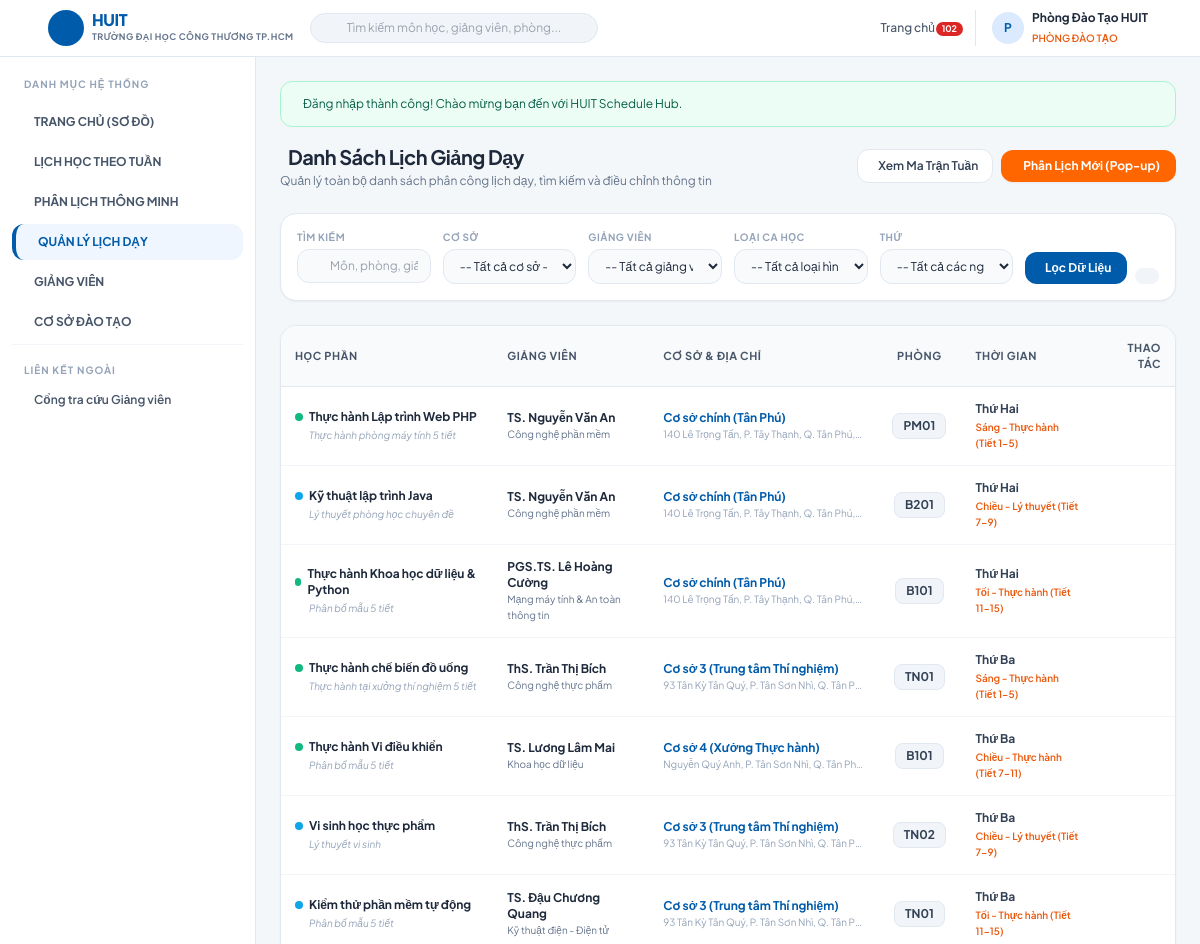
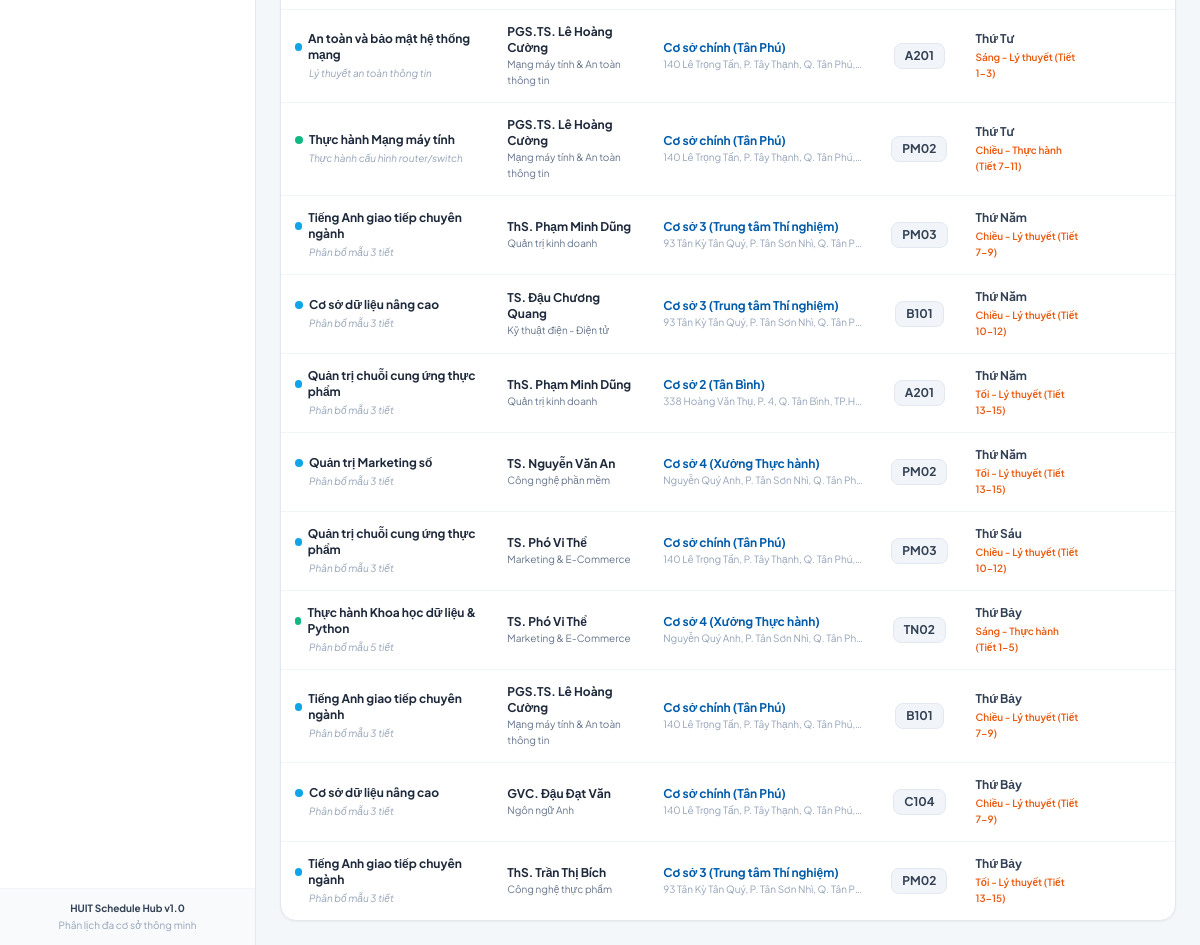
/schedules (signed in), run on the app's committed database (2 pictures, top to bottom).
### tables this page shows
CREATE TABLE `schedules` (
  `id` int NOT NULL AUTO_INCREMENT,
  `teacher_id` int NOT NULL,
  `branch_id` int NOT NULL,
  `subject_name` varchar(255) NOT NULL,
  `room` varchar(50) NOT NULL,
  `day_of_week` tinyint NOT NULL COMMENT '2: Thu 2, 3: Thu 3, ..., 8: Chu Nhat',
  `shift_or_periods` varchar(100) NOT NULL COMMENT 'Vi du: Sang (Tiet 1-3), Chieu (Tiet 7-9)',
  `class_type` varchar(20) DEFAULT 'theory',
  `period_start` tinyint DEFAULT '1',
  `period_end` tinyint DEFAULT '3',
  `session_time` varchar(20) NOT NULL DEFAULT 'morning' COMMENT 'morning, afternoon, evening',
  `notes` text,
  `created_at` timestamp NULL DEFAULT CURRENT_TIMESTAMP,
  PRIMARY KEY (`id`),
  KEY `fk_schedule_teacher` (`teacher_id`),
  KEY `fk_schedule_branch` (`branch_id`),
  CONSTRAINT `fk_schedule_branch` FOREIGN KEY (`branch_id`) REFERENCES `branches` (`id`) ON DELETE CASCADE,
  CONSTRAINT `fk_schedule_teacher` FOREIGN KEY (`teacher_id`) REFERENCES `teachers` (`id`) ON DELETE CASCADE
);

CREATE TABLE `teachers` (
  `id` int NOT NULL AUTO_INCREMENT,
  `full_name` varchar(255) NOT NULL,
  `email` varchar(255) NOT NULL,
  `phone` varchar(50) NOT NULL,
  `expertise` varchar(255) NOT NULL,
  `password` varchar(255) NOT NULL,
  `created_at` timestamp NULL DEFAULT CURRENT_TIMESTAMP,
  PRIMARY KEY (`id`),
  UNIQUE KEY `email` (`email`)
);

CREATE TABLE `branches` (
  `id` int NOT NULL AUTO_INCREMENT,
  `branch_name` varchar(255) NOT NULL,
  `address` varchar(255) NOT NULL,
  `created_at` timestamp NULL DEFAULT CURRENT_TIMESTAMP,
  PRIMARY KEY (`id`)
);

### views/schedules/index.php (the view, shortened to what the rows shown need)
<?php
$dayNames = [
    2 => 'Thứ Hai',
    3 => 'Thứ Ba',
    4 => 'Thứ Tư',
    5 => 'Thứ Năm',
    6 => 'Thứ Sáu',
    7 => 'Thứ Bảy',
    8 => 'Chủ Nhật'
];
?>
<div class="space-y-6">
    <div class="flex flex-col sm:flex-row sm:items-center sm:justify-between gap-4">
        <div>
            <h1 class="text-xl font-bold text-slate-800 tracking-tight flex items-center space-x-2">
                <span>Danh Sách Lịch Giảng Dạy</span>
            </h1>
            <p class="text-xs text-slate-500 mt-0.5">Quản lý toàn bộ danh sách phân công lịch dạy, tìm kiếm và điều chỉnh thông tin</p>
        </div>
        <div class="flex items-center space-x-2">
            <a href="/timetable" class="inline-flex items-center space-x-1.5 px-3.5 py-2 bg-white border border-slate-200 hover:bg-slate-50 text-slate-700 font-semibold text-xs rounded-xl shadow-xs transition">
                <span>Xem Ma Trận Tuần</span>
            </a>
            <button type="button" onclick="openCreateScheduleModal()" class="inline-flex items-center space-x-1.5 px-4 py-2 bg-huit-orange hover:bg-huit-orangeHover text-white font-bold text-xs rounded-xl shadow-sm transition">
                <span>Phân Lịch Mới (Pop-up)</span>
            </button>
        </div>
    </div>
    <div class="bg-white p-4 rounded-2xl border border-slate-200 shadow-sm">
        <form method="GET" action="/schedules" class="grid grid-cols-1 sm:grid-cols-2 md:grid-cols-6 gap-3">
            <div>
                <label class="block text-[10px] font-bold text-slate-400 uppercase tracking-wider mb-1">Tìm kiếm</label>
                <div class="relative">
                    <span class="absolute inset-y-0 left-0 pl-3 flex items-center pointer-events-none text-slate-400">
                    </span>
                    <input type="text" name="keyword" value="<?= htmlspecialchars($filters['keyword'] ?? '') ?>"
                        placeholder="Môn, phòng, giảng viên..."
                        class="w-full pl-8 pr-3 py-2 text-xs bg-slate-50 border border-slate-200 rounded-xl focus:outline-none focus:ring-2 focus:ring-huit-header">
                </div>
            </div>
            <div>
                <label class="block text-[10px] font-bold text-slate-400 uppercase tracking-wider mb-1">Cơ sở</label>
                <select name="branch_id" class="w-full py-2 px-3 text-xs bg-slate-50 border border-slate-200 rounded-xl focus:outline-none focus:ring-2 focus:ring-huit-header">
                    <option value="">-- Tất cả cơ sở --</option>
                </select>
            </div>
            <div>
                <label class="block text-[10px] font-bold text-slate-400 uppercase tracking-wider mb-1">Giảng viên</label>
                <select name="teacher_id" class="w-full py-2 px-3 text-xs bg-slate-50 border border-slate-200 rounded-xl focus:outline-none focus:ring-2 focus:ring-huit-header">
                    <option value="">-- Tất cả giảng viên --</option>
                </select>
            </div>
            <div>
                <label class="block text-[10px] font-bold text-slate-400 uppercase tracking-wider mb-1">Loại ca học</label>
                <select name="class_type" class="w-full py-2 px-3 text-xs bg-slate-50 border border-slate-200 rounded-xl focus:outline-none focus:ring-2 focus:ring-huit-header">
                    <option value="">-- Tất cả loại hình --</option>
                </select>
            </div>
            <div>
                <label class="block text-[10px] font-bold text-slate-400 uppercase tracking-wider mb-1">Thứ</label>
                <select name="day_of_week" class="w-full py-2 px-3 text-xs bg-slate-50 border border-slate-200 rounded-xl focus:outline-none focus:ring-2 focus:ring-huit-header">
                    <option value="">-- Tất cả các ngày --</option>
                </select>
            </div>
            <div class="flex items-end space-x-2">
                <button type="submit" class="flex-1 py-2 px-3 bg-huit-header hover:bg-blue-800 text-white text-xs font-bold rounded-xl transition flex items-center justify-center space-x-1 shadow-xs">
                    <span>Lọc Dữ Liệu</span>
                </button>
                <a href="/schedules" class="py-2 px-3 bg-slate-100 hover:bg-slate-200 text-slate-600 text-xs font-semibold rounded-xl transition flex items-center justify-center" title="Làm mới">
                </a>
            </div>
        </form>
    </div>
    <div class="bg-white rounded-2xl border border-slate-200 shadow-sm overflow-hidden">
        <div class="overflow-x-auto">
            <table class="w-full text-left text-xs border-collapse">
                <thead>
                    <tr class="bg-slate-50 border-b border-slate-200 text-slate-600 font-bold uppercase tracking-wider text-[11px]">
                        <th class="p-3.5">Học Phần</th>
                        <th class="p-3.5">Giảng Viên</th>
                        <th class="p-3.5">Cơ Sở & Địa Chỉ</th>
                        <th class="p-3.5 text-center">Phòng</th>
                        <th class="p-3.5">Thời Gian</th>
                        <th class="p-3.5 text-right">Thao Tác</th>
                    </tr>
                </thead>
                <tbody class="divide-y divide-slate-100">
                    <?php if (empty($schedules)): ?>
                        <tr>
                            <td colspan="6" class="p-8 text-center text-slate-400">
                                <i class="ti ti-calendar-off text-3xl block mb-2 text-slate-300"></i>
                                Không tìm thấy lịch giảng dạy nào phù hợp.
                            </td>
                        </tr>
                    <?php else: ?>
                        <?php foreach ($schedules as $s):
                            $isPractice = stripos($s['subject_name'], 'thực hành') !== false
                                       || stripos($s['subject_name'], 'lab') !== false
                                       || stripos($s['subject_name'], 'web') !== false;
                        ?>
                            <tr class="hover:bg-slate-50/80 transition">
                                <td class="p-3.5 font-bold text-slate-800">
                                    <div class="flex items-center space-x-1.5">
                                        <span class="w-2 h-2 rounded-full <?= $isPractice ? 'bg-emerald-500' : 'bg-sky-500' ?>"></span>
                                        <span><?= htmlspecialchars($s['subject_name']) ?></span>
                                    </div>
                                    <?php if (!empty($s['notes'])): ?>
                                        <span class="block text-[10px] font-normal text-slate-400 italic mt-0.5 pl-3.5">
                                            <?= htmlspecialchars($s['notes']) ?>
                                        </span>
                                    <?php endif; ?>
                                </td>
                                <td class="p-3.5">
                                    <div class="font-bold text-slate-800"><?= htmlspecialchars($s['teacher_name']) ?></div>
                                    <div class="text-[10px] text-slate-500"><?= htmlspecialchars($s['teacher_expertise']) ?></div>
                                </td>
                                <td class="p-3.5">
                                    <div class="font-bold text-huit-header"><?= htmlspecialchars($s['branch_name']) ?></div>
                                    <div class="text-[10px] text-slate-400 truncate max-w-[200px]" title="<?= htmlspecialchars($s['branch_address']) ?>">
                                        <?= htmlspecialchars($s['branch_address']) ?>
                                    </div>
                                </td>
                                <td class="p-3.5 text-center">
                                    <span class="inline-block px-2.5 py-1 bg-slate-100 border border-slate-200 rounded-lg font-bold text-slate-700">
                                        <?= htmlspecialchars($s['room']) ?>
                                    </span>
                                </td>
                                <td class="p-3.5">
                                    <div class="font-bold text-slate-700">
                                        <?= $dayNames[$s['day_of_week']] ?? 'Thứ ' . $s['day_of_week'] ?>
                                    </div>
                                    <div class="text-[10px] text-orange-600 font-semibold mt-0.5">
                                        <?= htmlspecialchars($s['shift_or_periods']) ?>
                                    </div>
                                </td>
                                <td class="p-3.5 text-right">
                                    <div class="inline-flex items-center space-x-1">
                                        <button type="button" onclick='openEditScheduleModal(<?= json_encode($s, JSON_HEX_TAG | JSON_HEX_APOS | JSON_HEX_QUOT | JSON_HEX_AMP) ?>)' class="p-1.5 text-slate-500 hover:text-huit-header hover:bg-blue-50 rounded-lg transition" title="Chỉnh sửa (Pop-up)">
                                        </button>
                                        <button type="button" onclick="openDeleteScheduleModal(<?= (int)$s['id'] ?>, '<?= htmlspecialchars(addslashes($s['subject_name'])) ?> - P.<?= htmlspecialchars(addslashes($s['room'])) ?>')" class="p-1.5 text-slate-500 hover:text-red-600 hover:bg-red-50 rounded-lg transition" title="Xóa (Pop-up)">
                                        </button>
                                    </div>
                                </td>
                            </tr>
                        <?php endforeach; ?>
                    <?php endif; ?>
                </tbody>
            </table>
        </div>
    </div>
</div>

### src/Core/Router.php (shortened to what the rows shown need)
<?php
class Router
{
    private array $routes = [];
    private function addRoute(string $method, string $path, array $handler): void
    {
        $pattern = preg_replace('/\{([a-zA-Z0-9_]+)\}/', '(?P<$1>[^/]+)', $path);
        $pattern = '#^' . $pattern . '$#';
        $this->routes[] = [
            'method' => $method,
            'pattern' => $pattern,
            'handler' => $handler,
        ];
    }
    public function dispatch(): void
    {
        $uri = parse_url($_SERVER['REQUEST_URI'], PHP_URL_PATH);
        $method = $_SERVER['REQUEST_METHOD'];
        foreach ($this->routes as $route) {
            if ($route['method'] === $method && preg_match($route['pattern'], $uri, $matches)) {
                $params = array_filter($matches, 'is_string', ARRAY_FILTER_USE_KEY);
                [$controllerClass, $action] = $route['handler'];
                $controller = new $controllerClass();
                call_user_func_array([$controller, $action], $params);
                return;
            }
        }
    }
}

### data on the page
schedules: subject_name "Thực hành Lập trình Web PHP", notes "Thực hành phòng máy tính 5 tiết", teacher.full_name "TS. Nguyễn Văn An", teacher.expertise "Công nghệ phần mềm", branch.branch_name "Cơ sở chính (Tân Phú)", branch.address "140 Lê Trọng Tấn, P. Tây Thạnh, Q. Tân Phú,…", room "PM01", day_of_week "Thứ Hai", shift_or_periods "Sáng - Thực hành (Tiết 1-5)"
schedules: subject_name "Kỹ thuật lập trình Java", notes "Lý thuyết phòng học chuyên đề", teacher.full_name "TS. Nguyễn Văn An", teacher.expertise "Công nghệ phần mềm", branch.branch_name "Cơ sở chính (Tân Phú)", branch.address "140 Lê Trọng Tấn, P. Tây Thạnh, Q. Tân Phú,…", room "B201", day_of_week "Thứ Hai", shift_or_periods "Chiều - Lý thuyết (Tiết 7-9)"
schedules: subject_name "Thực hành Khoa học dữ liệu & Python", notes "Phân bổ mẫu 5 tiết", teacher.full_name "PGS.TS. Lê Hoàng Cường", teacher.expertise "Mạng máy tính & An toàn thông tin", branch.branch_name "Cơ sở chính (Tân Phú)", branch.address "140 Lê Trọng Tấn, P. Tây Thạnh, Q. Tân Phú,…", room "B101", day_of_week "Thứ Hai", shift_or_periods "Tối - Thực hành (Tiết 11-15)"
schedules: subject_name "Thực hành chế biến đồ uống", notes "Thực hành tại xưởng thí nghiệm 5 tiết", teacher.full_name "ThS. Trần Thị Bích", teacher.expertise "Công nghệ thực phẩm", branch.branch_name "Cơ sở 3 (Trung tâm Thí nghiệm)", branch.address "93 Tân Kỳ Tân Quý, P. Tân Sơn Nhì, Q. Tân P…", room "TN01", day_of_week "Thứ Ba", shift_or_periods "Sáng - Thực hành (Tiết 1-5)"
schedules: subject_name "Thực hành Vi điều khiển", notes "Phân bổ mẫu 5 tiết", teacher.full_name "TS. Lương Lâm Mai", teacher.expertise "Khoa học dữ liệu", branch.branch_name "Cơ sở 4 (Xưởng Thực hành)", branch.address "Nguyễn Quý Anh, P. Tân Sơn Nhì, Q. Tân Ph…", room "B101", day_of_week "Thứ Ba", shift_or_periods "Chiều - Thực hành (Tiết 7-11)"
schedules: subject_name "Vi sinh học thực phẩm", notes "Lý thuyết vi sinh", teacher.full_name "ThS. Trần Thị Bích", teacher.expertise "Công nghệ thực phẩm", branch.branch_name "Cơ sở 3 (Trung tâm Thí nghiệm)", branch.address "93 Tân Kỳ Tân Quý, P. Tân Sơn Nhì, Q. Tân P…", room "TN02", day_of_week "Thứ Ba", shift_or_periods "Chiều - Lý thuyết (Tiết 7-9)"
schedules: subject_name "Kiểm thử phần mềm tự động", notes "Phân bổ mẫu 5 tiết", teacher.full_name "TS. Đậu Chương Quang", teacher.expertise "Kỹ thuật điện - Điện tử", branch.branch_name "Cơ sở 3 (Trung tâm Thí nghiệm)", branch.address "93 Tân Kỳ Tân Quý, P. Tân Sơn Nhì, Q. Tân P…", room "TN01", day_of_week "Thứ Ba", shift_or_periods "Tối - Thực hành (Tiết 11-15)"
schedules: subject_name "An toàn và bảo mật hệ thống mạng", notes "Lý thuyết an toàn thông tin", teacher.full_name "PGS.TS. Lê Hoàng Cường", teacher.expertise "Mạng máy tính & An toàn thông tin", branch.branch_name "Cơ sở chính (Tân Phú)", branch.address "140 Lê Trọng Tấn, P. Tây Thạnh, Q. Tân Phú,…", room "A201", day_of_week "Thứ Tư", shift_or_periods "Sáng - Lý thuyết (Tiết 1-3)"
schedules: subject_name "Thực hành Mạng máy tính", notes "Thực hành cấu hình router/switch", teacher.full_name "PGS.TS. Lê Hoàng Cường", teacher.expertise "Mạng máy tính & An toàn thông tin", branch.branch_name "Cơ sở chính (Tân Phú)", branch.address "140 Lê Trọng Tấn, P. Tây Thạnh, Q. Tân Phú,…", room "PM02", day_of_week "Thứ Tư", shift_or_periods "Chiều - Thực hành (Tiết 7-11)"
schedules: subject_name "Tiếng Anh giao tiếp chuyên ngành", notes "Phân bổ mẫu 3 tiết", teacher.full_name "ThS. Phạm Minh Dũng", teacher.expertise "Quản trị kinh doanh", branch.branch_name "Cơ sở 3 (Trung tâm Thí nghiệm)", branch.address "93 Tân Kỳ Tân Quý, P. Tân Sơn Nhì, Q. Tân P…", room "PM03", day_of_week "Thứ Năm", shift_or_periods "Chiều - Lý thuyết (Tiết 7-9)"
schedules: subject_name "Cơ sở dữ liệu nâng cao", notes "Phân bổ mẫu 3 tiết", teacher.full_name "TS. Đậu Chương Quang", teacher.expertise "Kỹ thuật điện - Điện tử", branch.branch_name "Cơ sở 3 (Trung tâm Thí nghiệm)", branch.address "93 Tân Kỳ Tân Quý, P. Tân Sơn Nhì, Q. Tân P…", room "B101", day_of_week "Thứ Năm", shift_or_periods "Chiều - Lý thuyết (Tiết 10-12)"
schedules: subject_name "Quản trị chuỗi cung ứng thực phẩm", notes "Phân bổ mẫu 3 tiết", teacher.full_name "ThS. Phạm Minh Dũng", teacher.expertise "Quản trị kinh doanh", branch.branch_name "Cơ sở 2 (Tân Bình)", branch.address "338 Hoàng Văn Thụ, P. 4, Q. Tân Bình, TP.H…", room "A201", day_of_week "Thứ Năm", shift_or_periods "Tối - Lý thuyết (Tiết 13-15)"
schedules: subject_name "Quản trị Marketing số", notes "Phân bổ mẫu 3 tiết", teacher.full_name "TS. Nguyễn Văn An", teacher.expertise "Công nghệ phần mềm", branch.branch_name "Cơ sở 4 (Xưởng Thực hành)", branch.address "Nguyễn Quý Anh, P. Tân Sơn Nhì, Q. Tân Ph…", room "PM02", day_of_week "Thứ Năm", shift_or_periods "Tối - Lý thuyết (Tiết 13-15)"
schedules: subject_name "Quản trị chuỗi cung ứng thực phẩm", notes "Phân bổ mẫu 3 tiết", teacher.full_name "TS. Phó Vi Thể", teacher.expertise "Marketing & E-Commerce", branch.branch_name "Cơ sở chính (Tân Phú)", branch.address "140 Lê Trọng Tấn, P. Tây Thạnh, Q. Tân Phú,…", room "PM03", day_of_week "Thứ Sáu", shift_or_periods "Chiều - Lý thuyết (Tiết 10-12)"
schedules: subject_name "Thực hành Khoa học dữ liệu & Python", notes "Phân bổ mẫu 5 tiết", teacher.full_name "TS. Phó Vi Thể", teacher.expertise "Marketing & E-Commerce", branch.branch_name "Cơ sở 4 (Xưởng Thực hành)", branch.address "Nguyễn Quý Anh, P. Tân Sơn Nhì, Q. Tân Ph…", room "TN02", day_of_week "Thứ Bảy", shift_or_periods "Sáng - Thực hành (Tiết 1-5)"
schedules: subject_name "Tiếng Anh giao tiếp chuyên ngành", notes "Phân bổ mẫu 3 tiết", teacher.full_name "PGS.TS. Lê Hoàng Cường", teacher.expertise "Mạng máy tính & An toàn thông tin", branch.branch_name "Cơ sở chính (Tân Phú)", branch.address "140 Lê Trọng Tấn, P. Tây Thạnh, Q. Tân Phú,…", room "B101", day_of_week "Thứ Bảy", shift_or_periods "Chiều - Lý thuyết (Tiết 7-9)"
schedules: subject_name "Cơ sở dữ liệu nâng cao", notes "Phân bổ mẫu 3 tiết", teacher.full_name "GVC. Đậu Đạt Văn", teacher.expertise "Ngôn ngữ Anh", branch.branch_name "Cơ sở chính (Tân Phú)", branch.address "140 Lê Trọng Tấn, P. Tây Thạnh, Q. Tân Phú,…", room "C104", day_of_week "Thứ Bảy", shift_or_periods "Chiều - Lý thuyết (Tiết 7-9)"
schedules: subject_name "Tiếng Anh giao tiếp chuyên ngành", notes "Phân bổ mẫu 3 tiết", teacher.full_name "ThS. Trần Thị Bích", teacher.expertise "Công nghệ thực phẩm", branch.branch_name "Cơ sở 3 (Trung tâm Thí nghiệm)", branch.address "93 Tân Kỳ Tân Quý, P. Tân Sơn Nhì, Q. Tân P…", room "PM02", day_of_week "Thứ Bảy", shift_or_periods "Tối - Lý thuyết (Tiết 13-15)"
